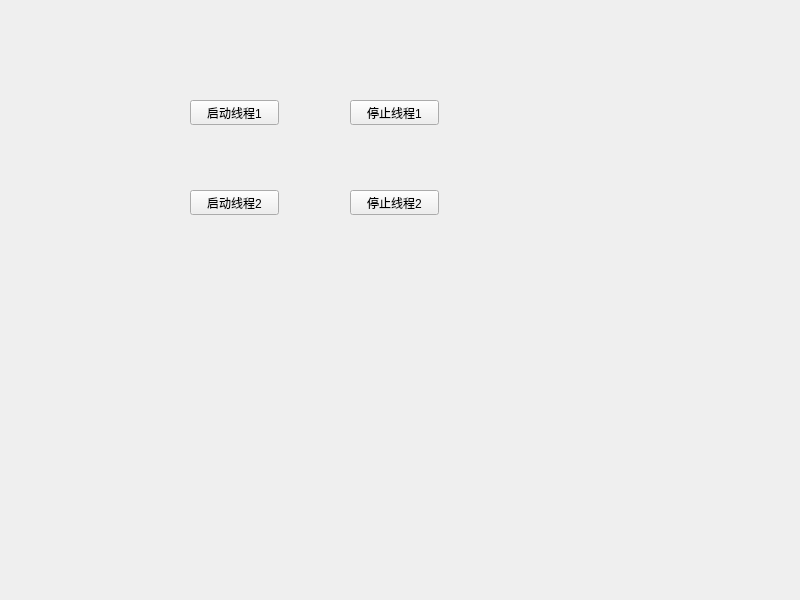
<?xml version="1.0" encoding="UTF-8"?>
<ui version="4.0">
 <class>Widget</class>
 <widget class="QWidget" name="Widget">
  <property name="geometry">
   <rect>
    <x>0</x>
    <y>0</y>
    <width>800</width>
    <height>600</height>
   </rect>
  </property>
  <property name="windowTitle">
   <string>Widget</string>
  </property>
  <widget class="QPushButton" name="pushButton">
   <property name="geometry">
    <rect>
     <x>190</x>
     <y>100</y>
     <width>89</width>
     <height>25</height>
    </rect>
   </property>
   <property name="text">
    <string>启动线程1</string>
   </property>
  </widget>
  <widget class="QPushButton" name="pushButton_2">
   <property name="geometry">
    <rect>
     <x>350</x>
     <y>100</y>
     <width>89</width>
     <height>25</height>
    </rect>
   </property>
   <property name="text">
    <string>停止线程1</string>
   </property>
  </widget>
  <widget class="QPushButton" name="pushButton_3">
   <property name="geometry">
    <rect>
     <x>190</x>
     <y>190</y>
     <width>89</width>
     <height>25</height>
    </rect>
   </property>
   <property name="text">
    <string>启动线程2</string>
   </property>
  </widget>
  <widget class="QPushButton" name="pushButton_4">
   <property name="geometry">
    <rect>
     <x>350</x>
     <y>190</y>
     <width>89</width>
     <height>25</height>
    </rect>
   </property>
   <property name="text">
    <string>停止线程2</string>
   </property>
  </widget>
 </widget>
 <resources/>
 <connections/>
</ui>
